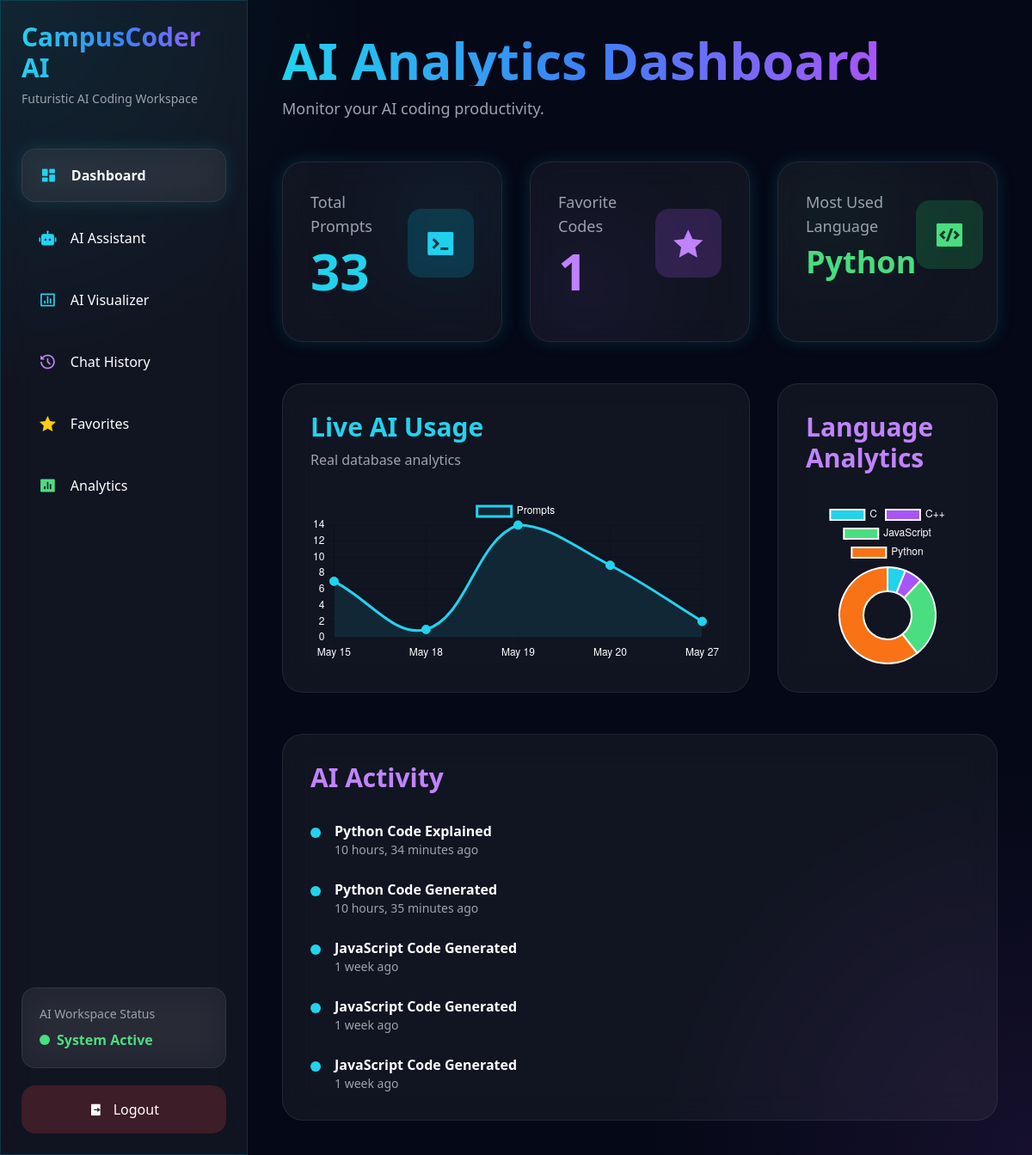
Page /dashboard/ (signed in) on the committed database.
### users/models.py (models this page shows, shortened)
class Activity(models.Model):
    user = models.ForeignKey(
        User,
        on_delete=models.CASCADE
    )
    action = models.CharField(max_length=255)
    created_at = models.DateTimeField(
        auto_now_add=True
    )

### users/views.py (the view)
# urls.py: path('dashboard/', dashboard, name='dashboard'),
def dashboard(request):
    if not request.user.is_authenticated:
        return redirect('login')
    total_prompts = AIQuery.objects.filter(
        user=request.user
    ).count()
    favorite_count = AIQuery.objects.filter(
        user=request.user,
        is_favorite=True
    ).count()
    most_used = AIQuery.objects.filter(user=request.user).values('language').annotate(total=Count('language')).order_by('-total').first()
    most_used_language = (
        most_used['language']
        if most_used
        else 'No Data'
    )
    recent_activities = Activity.objects.filter(
        user=request.user
    ).order_by('-created_at')[:5]
    weekly_data = AIQuery.objects.filter(
        user=request.user
    ).annotate(
        day=TruncDate('created_at')
    ).values('day').annotate(
        total=Count('id')
    ).order_by('day')
    graph_labels = []
    graph_data = []
    for item in weekly_data:
        graph_labels.append(
            item['day'].strftime("%b %d")
        )
        graph_data.append(
            item['total']
        )
    language_data = AIQuery.objects.filter(
        user=request.user
    ).values('language').annotate(
        total=Count('language')
    )
    language_labels = []
    language_totals = []
    for item in language_data:
        language_labels.append(
            item['language']
        )
        language_totals.append(
            item['total']
        )
    return render(request, 'users/dashboard.html', {
        'total_prompts': total_prompts,
        'favorite_count': favorite_count,
        'most_used_language': most_used_language,
        'recent_activities': recent_activities,
        'graph_labels': graph_labels,
        'graph_data': graph_data,
        'language_labels': language_labels,
        'language_totals': language_totals,
    })

### templates/users/dashboard.html (shortened to what this page needs)
{% extends 'base.html' %}
{% block content %}
<div class="flex justify-between items-center mb-12">
    <div>
        <h1 class="text-6xl font-black
        bg-gradient-to-r
        from-cyan-400
        via-blue-500
        to-purple-500
        text-transparent bg-clip-text mb-3">
        </h1>
        <p class="text-gray-400 text-lg">
            Monitor your AI coding productivity.
        </p>
    </div>
</div>
<div class="grid grid-cols-1 md:grid-cols-3 gap-8 mb-12">
    <div class="glass glow rounded-3xl p-8 relative overflow-hidden">
        <div class="absolute top-0 right-0
        w-32 h-32 bg-cyan-500/10 rounded-full blur-3xl"></div>
        <div class="flex justify-between items-center mb-5">
            <div>
                <p class="text-gray-400 text-lg mb-2">
                    Total Prompts
                </p>
                <h2 class="text-6xl font-black text-cyan-400">
                    {{ total_prompts }}
                </h2>
            </div>
            <div class="bg-cyan-500/20 p-5 rounded-2xl">
                <i class="ri-terminal-box-fill
                text-4xl text-cyan-400"></i>
            </div>
        </div>
    </div>
    <div class="glass glow rounded-3xl p-8 relative overflow-hidden">
        <div class="absolute bottom-0 left-0
        w-32 h-32 bg-purple-500/10 rounded-full blur-3xl"></div>
        <div class="flex justify-between items-center mb-5">
            <div>
                <p class="text-gray-400 text-lg mb-2">
                    Favorite Codes
                </p>
                <h2 class="text-6xl font-black text-purple-400">
                    {{ favorite_count }}
                </h2>
            </div>
            <div class="bg-purple-500/20 p-5 rounded-2xl">
                <i class="ri-star-fill
                text-4xl text-purple-400"></i>
            </div>
        </div>
    </div>
    <div class="glass glow rounded-3xl p-8 relative overflow-hidden">
        <div class="absolute top-0 left-0
        w-32 h-32 bg-green-500/10 rounded-full blur-3xl"></div>
        <div class="flex justify-between items-center mb-5">
            <div>
                <p class="text-gray-400 text-lg mb-2">
                    Most Used Language
                </p>
                <h2 class="text-4xl font-black text-green-400">
                    {{ most_used_language }}
                </h2>
            </div>
            <div class="bg-green-500/20 p-5 rounded-2xl">
                <i class="ri-code-box-fill
                text-4xl text-green-400"></i>
            </div>
        </div>
    </div>
</div>
<div class="grid grid-cols-1 lg:grid-cols-3 gap-8 mb-12">
    <div class="glass rounded-3xl p-8 lg:col-span-2">
        <div class="flex justify-between items-center mb-8">
            <div>
                <h2 class="text-3xl font-bold text-cyan-400">
                    Live AI Usage
                </h2>
                <p class="text-gray-400 mt-2">
                    Real database analytics
                </p>
            </div>
        </div>
        <canvas id="usageChart" height="120"></canvas>
    </div>
    <div class="glass rounded-3xl p-8">
        <h2 class="text-3xl font-bold
        text-purple-400 mb-8">
            Language Analytics
        </h2>
        <canvas id="languageChart"></canvas>
    </div>
</div>
    <div class="glass rounded-3xl p-8">
        <h2 class="text-3xl font-bold text-purple-400 mb-8">
            AI Activity
        </h2>
        <div class="space-y-6">
    {% for activity in recent_activities %}
    <div class="flex gap-4">
        <div class="w-3 h-3 bg-cyan-400
        rounded-full mt-2 animate-pulse"></div>
        <div>
            <p class="font-semibold">
                {{ activity.action }}
            </p>
            <p class="text-gray-400 text-sm">
                {{ activity.created_at|timesince }} ago
            </p>
        </div>
    </div>
    {% empty %}
    <p class="text-gray-400">
        No recent activity found.
    </p>
    {% endfor %}
</div>
<script>
//
// LINE GRAPH
//
const ctx = document.getElementById('usageChart');
new Chart(ctx, {
    type: 'line',
    data: {
        labels: {{ graph_labels|safe }},
        datasets: [{
            label: 'Prompts',
            data: {{ graph_data|safe }},
            tension: 0.4,
            fill: true,
            borderColor: '#22d3ee',
            backgroundColor: 'rgba(34,211,238,0.1)',
            pointBackgroundColor: '#22d3ee',
            pointRadius: 5
        }]
    },
    options: {
        plugins: {
            legend: {
                labels: {
                    color: 'white'
                }
            }
        },
        scales: {
            y: {
                ticks: {
                    color: 'white'
                }
            },
            x: {
                ticks: {
                    color: 'white'
                }
            }
        }
    }
});
//
// PIE CHART
//
const pieCtx = document.getElementById('languageChart');
new Chart(pieCtx, {
    type: 'doughnut',
    data: {
        labels: {{ language_labels|safe }},
        datasets: [{
            data: {{ language_totals|safe }},
            backgroundColor: [
                '#22d3ee',
                '#a855f7',
                '#4ade80',
                '#f97316',
                '#facc15'
            ]
        }]
    },
    options: {
        plugins: {
            legend: {
                labels: {
                    color: 'white'
                }
            }
        }
    }
});
</script>
{% endblock %}

### templates/base.html (shortened to what this page needs)
<!DOCTYPE html>
<html lang="en">
<head>
    <script src="https://cdn.tailwindcss.com"></script>
    <link href="https://cdn.jsdelivr.net/npm/remixicon/fonts/remixicon.css"
          rel="stylesheet">
    {% load static %}
    <link href="https://cdnjs.cloudflare.com/ajax/libs/prism-themes/1.9.0/prism-vsc-dark-plus.min.css"
          rel="stylesheet"/>
</head>
<body class="text-white min-h-screen">
<div class="flex">
    <aside class="w-72 h-screen sticky top-0 glass border-r border-cyan-500/20 p-6 flex flex-col justify-between">
        <div>
            <div class="mb-12">
                <h1 class="text-3xl font-black bg-gradient-to-r from-cyan-400 via-blue-500 to-purple-500 text-transparent bg-clip-text">
                </h1>
                <p class="text-gray-400 mt-2 text-sm">
                    Futuristic AI Coding Workspace
                </p>
            </div>
            <nav class="space-y-3">
                <a href="/dashboard/"
                   class="sidebar-link flex items-center gap-4
                   glass glow rounded-2xl px-5 py-4">
                    <i class="ri-dashboard-fill text-cyan-400 text-xl"></i>
                    <span class="font-semibold">
                        Dashboard
                    </span>
                </a>
                <a href="/assistant/"
                   class="sidebar-link flex items-center gap-4
                   rounded-2xl px-5 py-4">
                    <i class="ri-robot-2-fill text-cyan-400 text-xl"></i>
                    <span>
                        AI Assistant
                    </span>
                <a href="/visualizer/"
                   class="sidebar-link flex items-center gap-4 rounded-2xl px-5 py-4">
                    <i class="ri-bar-chart-box-line text-cyan-400 text-xl"></i>
                    <span>
                        AI Visualizer
                    </span>
                </a>
                <a href="/history/"
                   class="sidebar-link flex items-center gap-4
                   rounded-2xl px-5 py-4">
                    <i class="ri-history-fill text-purple-400 text-xl"></i>
                    <span>
                        Chat History
                    </span>
                </a>
                <a href="#"
                   class="sidebar-link flex items-center gap-4
                   rounded-2xl px-5 py-4">
                    <i class="ri-star-fill text-yellow-400 text-xl"></i>
                    <span>
                        Favorites
                    </span>
                </a>
                <a href="#"
                   class="sidebar-link flex items-center gap-4
                   rounded-2xl px-5 py-4">
                    <i class="ri-bar-chart-box-fill text-green-400 text-xl"></i>
                    <span>
                        Analytics
                    </span>
                </a>
            </nav>
        </div>
        <div>
            <div class="glass rounded-2xl p-5 mb-5">
                <p class="text-sm text-gray-400 mb-2">
                    AI Workspace Status
                </p>
                <div class="flex items-center gap-2">
                    <div class="w-3 h-3 rounded-full
                    bg-green-400 animate-pulse"></div>
                    <p class="text-green-400 font-semibold">
                        System Active
                    </p>
                </div>
            </div>
            <a href="/logout/"
               class="flex items-center justify-center
               gap-3 bg-red-500/20
               hover:bg-red-500/30
               transition rounded-2xl py-4">
                <i class="ri-logout-box-r-fill"></i>
                Logout
            </a>
        </div>
    </aside>
    <main class="flex-1 p-10">
        {% block content %}
        {% endblock %}
    </main>
</div>
</body>
</html>

### templates/base.html (style rules this page uses)
body { background: radial-gradient(circle at top left, rgba(0,255,255,0.08), transparent 25%), radial-gradient(circle at bottom right, rgba(168,85,247,0.10), transparent 25%), #050816; overflow-x: hidden; }
.glass { background: rgba(255,255,255,0.05); backdrop-filter: blur(18px); border: 1px solid rgba(255,255,255,0.08); }
.glow { box-shadow: 0 0 20px rgba(34,211,238,0.15); }
.sidebar-link { transition: 0.3s; }

### rows in the picture
Activity: action "Python Code Explained", created_at "10 hours, 34 minutes"
Activity: action "Python Code Generated", created_at "10 hours, 35 minutes"
Activity: action "JavaScript Code Generated", created_at "1 week"
Activity: action "JavaScript Code Generated", created_at "1 week"
Activity: action "JavaScript Code Generated", created_at "1 week"

### other values in the picture
{{ total_prompts }} "33"
{{ favorite_count }} "1"
{{ most_used_language }} "Python"
chart data {{ graph_data|safe }} [7, 1, 14, 9, 2]
chart data {{ language_labels|safe }} ['C', 'C++', 'JavaScript', 'Python']
chart data {{ language_totals|safe }} [2, 2, 9, 20]
